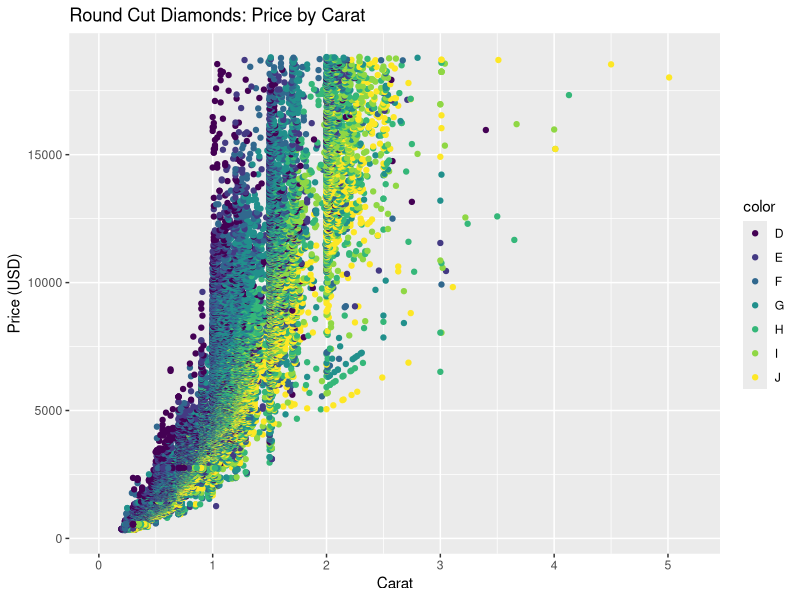
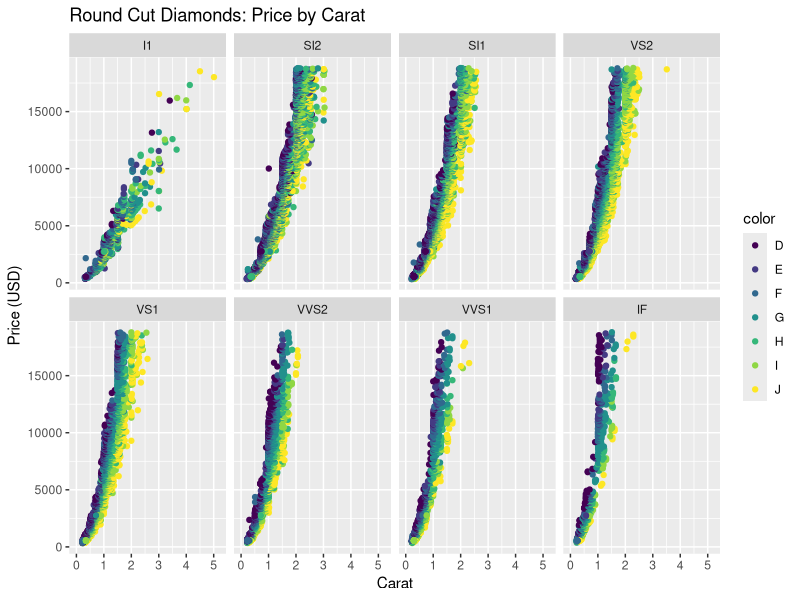
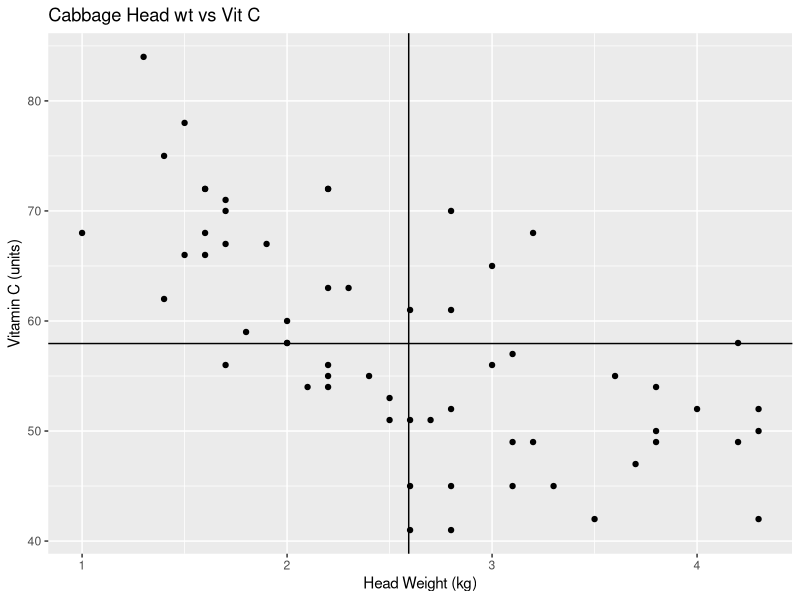
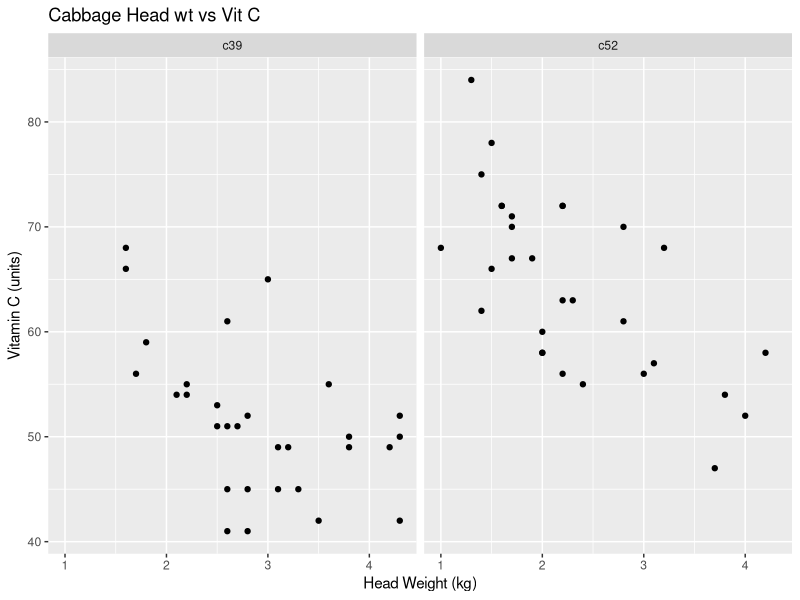
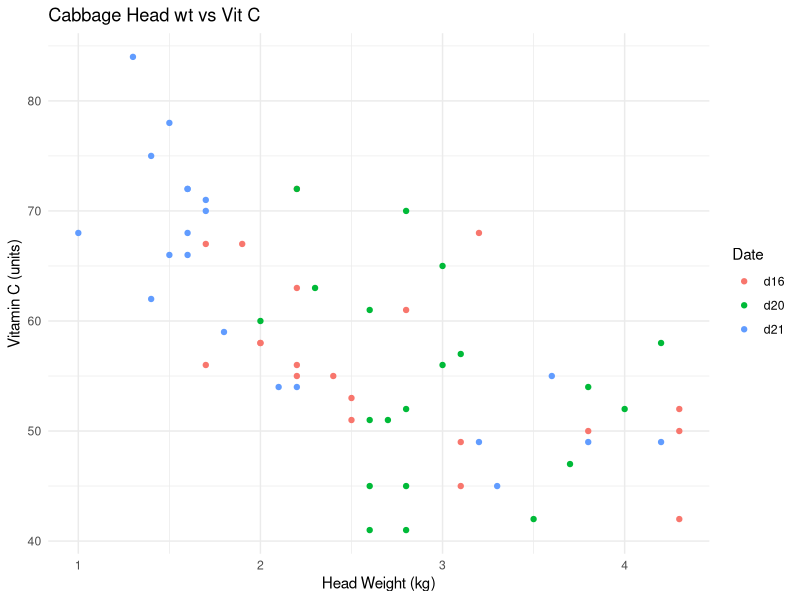

These figures' R source, in order:
## ---- chunk 1
require(ggplot2)
require(MASS)
require(dplyr)
knitr::opts_chunk$set(echo = TRUE)
## ---- chunk 2
# Look at data summary
data = diamonds
summary(diamonds)
## ---- chunk 3
#Plot relationship of carat-price with color to indicate the color quality of the diamond
ppc <- ggplot(diamonds, aes(x =carat, y =price, color = color)) +
  geom_point() +
  ggtitle("Round Cut Diamonds: Price by Carat") +
  xlab("Carat") +
  ylab("Price (USD)") +
  coord_cartesian(
    xlim = c(0, 5.2),
    ylim = c(min(diamonds$price), max(diamonds$price))
  )
ppc

## ---- chunk 4
# Split Carat-Price by clarity
ppc + facet_wrap(vars(diamonds$clarity),nrow=2)
## ---- chunk 5
# Look at data summary
data2 = cabbages
summary(data2)
## ---- chunk 6
# Plot relationship between HeadWt, VitC
chw <- ggplot(data2, aes(x = HeadWt, y = VitC)) +
  geom_point() +
  ggtitle("Cabbage Head wt vs Vit C") +
  xlab("Head Weight (kg)") +
  ylab("Vitamin C (units)")
chw +
  geom_hline(yintercept=mean(data2$VitC)) + 
  geom_vline(xintercept=mean(data2$HeadWt)) # Add lines for means
## ---- chunk 7
# Split HeadWt-VitC plots for cultivar level
chw+facet_wrap(vars(data2$Cult),nrow=1)
## ---- chunk 8
#Subset by cultivar and take the means
c52 = subset(data2,as.character(data2$Cult) == 'c52');
mc52 = mean(c52$HeadWt)
c39 = subset(data2,as.character(data2$Cult) == 'c39');
mc39 = mean(c39$HeadWt)
p_c39gmc52 = nrow(filter(c39,c39$HeadWt>mc52))/nrow(c39)
# Proportion of c39 w/ hw > mean(hw(c52))
p_c39gmc52
#Proportion of all w/ hw b/w the means
p_between = nrow(filter(data2,(data2$HeadWt > mc52) & (data2$HeadWt < mc39)))/nrow(data2)
p_between

## ---- chunk 9
# Plot HeadWt-VitC with color to indicate planting date
ggplot(data2, aes(x=HeadWt,y=VitC,color=Date)) +
  geom_point() +
  ggtitle("Cabbage Head wt vs Vit C") +
  xlab("Head Weight (kg)") +
  ylab("Vitamin C (units)") +
  theme_minimal()
